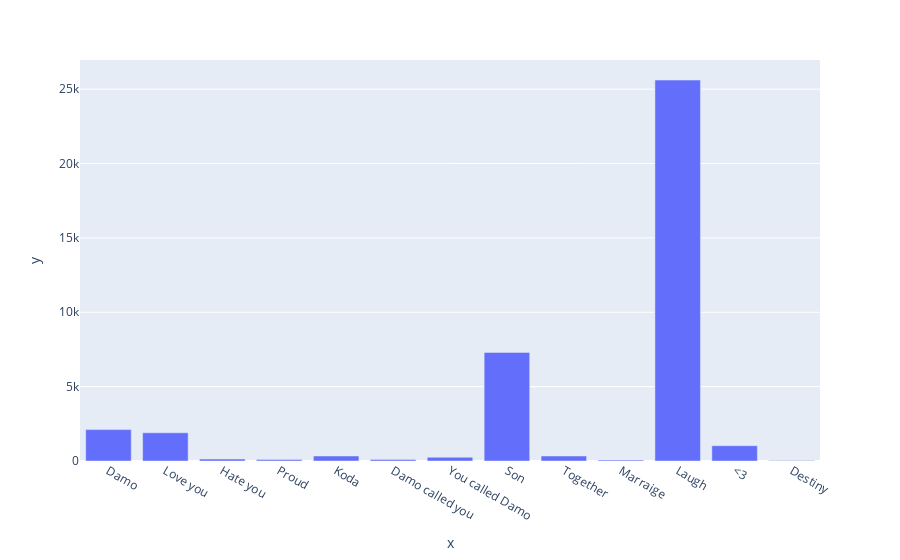

The notebook cell saved with this chart:
### Code cell
fig = px.bar(x = ["Damo", "Love you", "Hate you", "Proud", "Koda", "Damo called you", "You called Damo", "Son", "Together", "Marraige", "Laugh", "<3", "Destiny"], y = [2110, 1896, 131, 94, 336, 109, 251, 7303, 336, 67, 25613, 1029, 32])
fig.show()

### Figure 1 — Plotly figure (JSON) as saved in the notebook; plotly's stock layout.template omitted (floating-point values rounded to 4 significant figures)
{"data": [{"alignmentgroup": "True", "hoverlabel": {"namelength": 0}, "hovertemplate": "x=%{x}<br>y=%{y}", "legendgroup": "", "marker": {"color": "#636efa"}, "name": "", "offsetgroup": "", "orientation": "v", "showlegend": false, "textposition": "auto", "type": "bar", "x": ["Damo", "Love you", "Hate you", "Proud", "Koda", "Damo called you", "You called Damo", "Son", "Together", "Marraige", "Laugh", "<3", "Destiny"], "xaxis": "x", "y": [2110, 1896, 131, 94, 336, 109, 251, 7303, 336, 67, 25613, 1029, 32], "yaxis": "y"}], "layout": {"barmode": "relative", "legend": {"tracegroupgap": 0}, "margin": {"t": 60}, "xaxis": {"anchor": "y", "domain": [0, 1], "title": {"text": "x"}}, "yaxis": {"anchor": "x", "domain": [0, 1], "title": {"text": "y"}}}}
